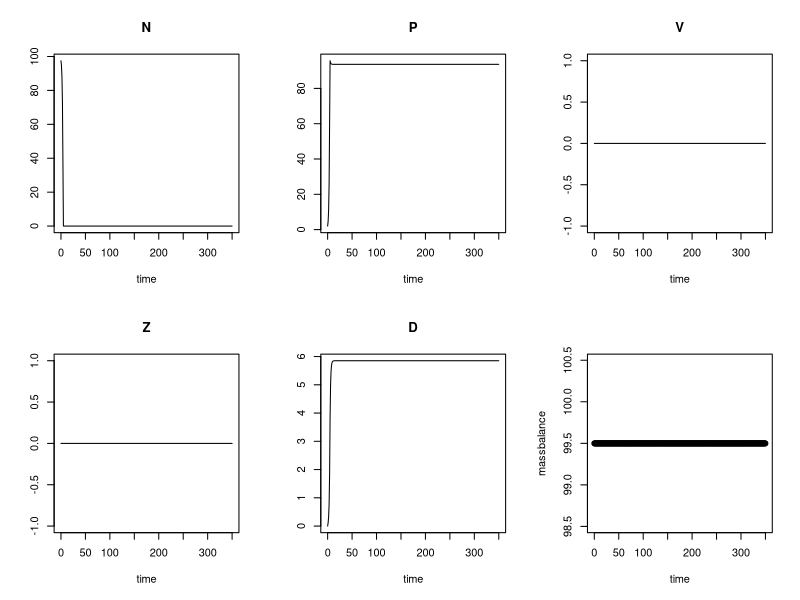

The R source for this figure:
#install.packages("deSolve")
library (deSolve)

#####BUILDING A NVPDZ model###########

# The model (i. e. the right hand side of the ODE)
model = function(t, state, parameters) {
  with(as.list(c(state, parameters)),{
    dN <- e*D - mu*P*(N/(N+kN))
    dP <- mu*P*(N/(N+kN)) - I*P*V - gz*P*Z - mp*P
    dV <- deltaV*I*P*V - mv*V
    dZ <- gz*P*Z - Z*mz
    dD <- mp*P+ Z*mz + V*mv + (1-deltaV)*I*P*V - e*D
    list(c(dN, dP, dV, dZ, dD))         #returns a list of equations
  })
}

# Parameters and their values
parameter<- c( e=0.8 ,      #Remineralization rate
               mu=0.9 ,     #Phytoplankton maximum growth rate
               kN=0.2 ,     #Half-saturation constant
               mp=0.05 ,    #Phytoplankton mortality
               I=0. ,     #infection rate
               gz=0.0 ,    #grazing rate 
               deltaV=0.0 ,#virus production
               mv=0.001 ,   #Virus mortality
               mz=0.01      #Zooplankton mortality
               )

initial_condition = c(N=97.499, P=2, V=0.00, Z=0., D=0) #####initial conditions of state variables


# Numerical method
numerical_method = "lsoda"

time = seq(0, 350, by=1)

require(deSolve)

solution = ode(initial_condition, time, model, parameter, numerical_method)

plot(solution)



# check for mass balance
solutiondf <-as.data.frame(solution)
N<-solutiondf$N
P<-solutiondf$P
V<-solutiondf$V
Z<-solutiondf$Z
D<-solutiondf$D
massbalance = N+P+Z+V+D
plot(time, massbalance)
